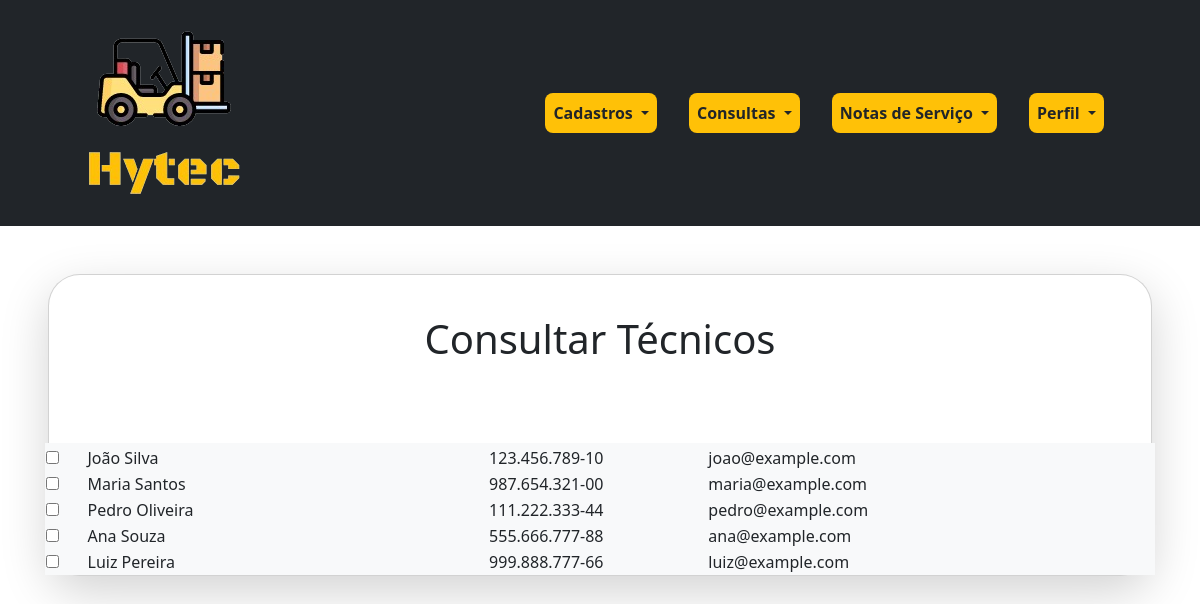
/consultar-tecnico.php, run on the app's committed database.
### tables this page shows
CREATE TABLE tecnico(
id INT PRIMARY KEY AUTO_INCREMENT NOT NULL,
nome VARCHAR(50) NOT NULL,
cpf VARCHAR(20) NOT NULL UNIQUE,
dataNascimento DATE NOT NULL,
email VARCHAR(50) NOT NULL UNIQUE
);

### consultar-tecnico.php (the view, shortened to what this page needs)
<!doctype html>
<html lang="pt-br" data-bs-theme="darkAndYellow">
<head>
	<link href="https://cdn.jsdelivr.net/npm/bootstrap@5.3.2/dist/css/bootstrap.min.css" rel="stylesheet">
	<link rel="stylesheet" href="https://cdn.jsdelivr.net/npm/bootstrap-icons@1.10.2/font/bootstrap-icons.css">
	<link rel="stylesheet" href="https://unpkg.com/bootstrap-table@1.22.1/dist/bootstrap-table.min.css">
	<link rel="stylesheet" href="assets/css/global.css">
	<link rel="stylesheet" href="assets/css/consultar-estoque.css">
</head>
<body>
	<?php
	$html_content = file_get_contents('shared/navBar.html');
	echo $html_content;
	include 'backend/env.php';
	$con = new mysqli($DB_HOSTNAME, $DB_USERNAME, $DB_PASSWORD, $DB_DATABASE);
	$sql = "SELECT nome,cpf ,email FROM tecnico;";
	$result = $con->query($sql);
	?>
	<form>
		<div class="card  m-5 shadow-lg rounded-5" id="container">
			<div class="p-2" id="containerResultado">
				<div class="row g-3 needs-validation d-flex justify-content-center">
					<h1 class="text-center my-5 text-dark">Consultar Técnicos</h1>
				</div>
			</div>
			<div class=" mx-1 mt-4 " id="containerResultado">
				<div class="row g-3 needs-validation d-flex justify-content-center">
					<table id="table" class="bg-light" data-toggle="table" data-filter-control="true" data-click-to-select="true" data-toolbar="#toolbar" data-buttons-prefix="btn" data-footer-formatter="teste" data-show-footer="true" data-show-print="true" data-mobile-responsive="true" data-show-columns="true" data-show-refresh="true" data-show-pagination-switch="true" data-show-toggle="true" data-buttons="buttons" data-show-export="true">
						<thead>
							<tr>
								<th class="text-dark" data-field="state" data-checkbox="true"></th>
								<th class="text-dark" data-field="cliente" data-alignment-select-control-options="auto" data-filter-control="select" data-searchable="true"></th>
								<th class="text-dark" data-field="cnpj" data-alignment-select-control-options="auto" data-filter-control="input" data-sortable="true"></th>
								<th class="text-dark" data-field="telefone" data-alignment-select-control-options="auto" data-filter-control="input" data-alignment-select-control-options="right"></th>
							</tr>
						</thead>
						<tbody>
						<?php
                                if ($result->num_rows > 0) {
                                    while ($row = $result->fetch_assoc()) {
                                        $nome = $row['nome'];
										$cpf = $row['cpf'];
										$email = $row['email'];
                                        echo "<tr>
										<td class='bs-checkbox '><input data-index='0' name='btSelectItem' type='checkbox'></td>
										<td class='text-dark'>$nome</td>
										<td class='text-dark text-center'>$cpf</td>
										<td class='text-dark'>$email</td>
									</tr>";
                                    }
                                }
                                ?>
						</tbody>
					</table>
				</div>
			</div>
	</form>
</body>
</html>

### data on the page
tecnico: nome "João Silva", cpf "123.456.789-10", email "joao@example.com"
tecnico: nome "Maria Santos", cpf "987.654.321-00", email "maria@example.com"
tecnico: nome "Pedro Oliveira", cpf "111.222.333-44", email "pedro@example.com"
tecnico: nome "Ana Souza", cpf "555.666.777-88", email "ana@example.com"
tecnico: nome "Luiz Pereira", cpf "999.888.777-66", email "luiz@example.com"

### other printed values
$html_content "Cadastros Consultas Notas de Serviço Perfil"
